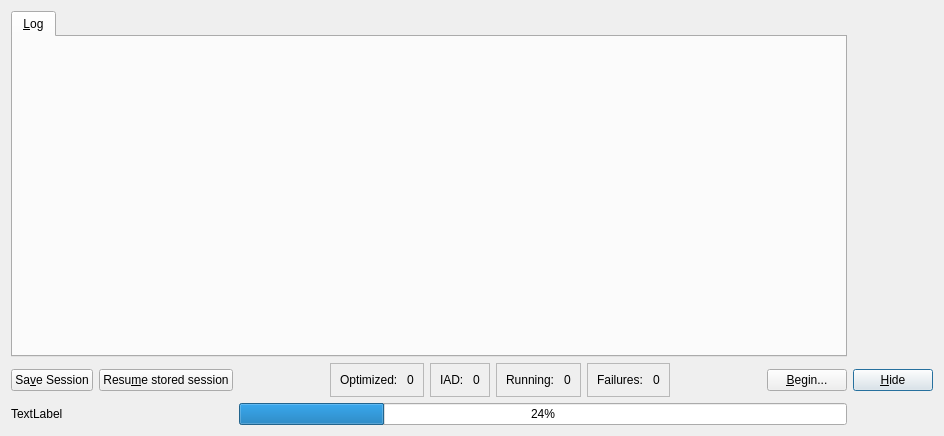
<?xml version="1.0" encoding="UTF-8"?>
<ui version="4.0">
 <class>GlobalSearchDialog</class>
 <widget class="QDialog" name="GlobalSearchDialog">
  <property name="geometry">
   <rect>
    <x>0</x>
    <y>0</y>
    <width>944</width>
    <height>436</height>
   </rect>
  </property>
  <property name="sizePolicy">
   <sizepolicy hsizetype="Preferred" vsizetype="Preferred">
    <horstretch>0</horstretch>
    <verstretch>0</verstretch>
   </sizepolicy>
  </property>
  <property name="windowTitle">
   <string>Generic Global Search Dialog Window</string>
  </property>
  <layout class="QGridLayout" name="gridLayout">
   <item row="4" column="9">
    <widget class="QPushButton" name="pushButton">
     <property name="sizePolicy">
      <sizepolicy hsizetype="Fixed" vsizetype="Fixed">
       <horstretch>0</horstretch>
       <verstretch>0</verstretch>
      </sizepolicy>
     </property>
     <property name="text">
      <string>&amp;Hide</string>
     </property>
    </widget>
   </item>
   <item row="4" column="8">
    <widget class="QPushButton" name="push_begin">
     <property name="sizePolicy">
      <sizepolicy hsizetype="Fixed" vsizetype="Fixed">
       <horstretch>0</horstretch>
       <verstretch>0</verstretch>
      </sizepolicy>
     </property>
     <property name="text">
      <string>&amp;Begin...</string>
     </property>
    </widget>
   </item>
   <item row="4" column="0">
    <widget class="QPushButton" name="push_save">
     <property name="text">
      <string>Sa&amp;ve Session</string>
     </property>
    </widget>
   </item>
   <item row="4" column="1">
    <widget class="QPushButton" name="push_resume">
     <property name="text">
      <string>Resu&amp;me stored session</string>
     </property>
    </widget>
   </item>
   <item row="4" column="3">
    <widget class="QFrame" name="frame">
     <property name="frameShape">
      <enum>QFrame::StyledPanel</enum>
     </property>
     <property name="frameShadow">
      <enum>QFrame::Raised</enum>
     </property>
     <layout class="QGridLayout" name="gridLayout_2">
      <item row="0" column="0">
       <widget class="QLabel" name="label">
        <property name="text">
         <string>Optimized: </string>
        </property>
       </widget>
      </item>
      <item row="0" column="1">
       <widget class="QLabel" name="label_opt">
        <property name="text">
         <string>0</string>
        </property>
       </widget>
      </item>
     </layout>
    </widget>
   </item>
   <item row="4" column="4">
    <widget class="QFrame" name="frame">
     <property name="frameShape">
      <enum>QFrame::StyledPanel</enum>
     </property>
     <property name="frameShadow">
      <enum>QFrame::Raised</enum>
     </property>
     <layout class="QGridLayout" name="gridLayout_4">
      <item row="0" column="0">
       <widget class="QLabel" name="label">
        <property name="text">
         <string>IAD: </string>
        </property>
       </widget>
      </item>
      <item row="0" column="1">
       <widget class="QLabel" name="label_iad">
        <property name="text">
         <string>0</string>
        </property>
       </widget>
      </item>
     </layout>
    </widget>
   </item>
  <item row="4" column="5">
    <widget class="QFrame" name="frame_2">
     <property name="frameShape">
      <enum>QFrame::StyledPanel</enum>
     </property>
     <property name="frameShadow">
      <enum>QFrame::Raised</enum>
     </property>
     <layout class="QGridLayout" name="gridLayout_3">
      <item row="0" column="0">
       <widget class="QLabel" name="label_3">
        <property name="text">
         <string>Running: </string>
        </property>
       </widget>
      </item>
      <item row="0" column="1">
       <widget class="QLabel" name="label_run">
        <property name="text">
         <string>0</string>
        </property>
       </widget>
      </item>
     </layout>
    </widget>
   </item>
   <item row="4" column="6">
    <widget class="QFrame" name="frame_4">
     <property name="frameShape">
      <enum>QFrame::StyledPanel</enum>
     </property>
     <property name="frameShadow">
      <enum>QFrame::Raised</enum>
     </property>
     <layout class="QGridLayout" name="gridLayout_5">
      <item row="0" column="0">
       <widget class="QLabel" name="label_7">
        <property name="text">
         <string>Failures: </string>
        </property>
       </widget>
      </item>
      <item row="0" column="1">
       <widget class="QLabel" name="label_fail">
        <property name="text">
         <string>0</string>
        </property>
       </widget>
      </item>
     </layout>
    </widget>
   </item>
   <item row="2" column="0" colspan="9">
    <widget class="QTabWidget" name="tabs">
     <property name="currentIndex">
      <number>0</number>
     </property>
     <widget class="QWidget" name="tab_log">
      <attribute name="title">
       <string>&amp;Log</string>
      </attribute>
      <layout class="QGridLayout" name="gridLayout_7"/>
     </widget>
    </widget>
   </item>
   <item row="4" column="7">
    <spacer name="horizontalSpacer">
     <property name="orientation">
      <enum>Qt::Horizontal</enum>
     </property>
     <property name="sizeHint" stdset="0">
      <size>
       <width>40</width>
       <height>20</height>
      </size>
     </property>
    </spacer>
   </item>
   <item row="4" column="2">
    <spacer name="horizontalSpacer_2">
     <property name="orientation">
      <enum>Qt::Horizontal</enum>
     </property>
     <property name="sizeHint" stdset="0">
      <size>
       <width>40</width>
       <height>20</height>
      </size>
     </property>
    </spacer>
   </item>
   <item row="5" column="0" colspan="2">
    <widget class="QLabel" name="label_prog">
     <property name="text">
      <string>TextLabel</string>
     </property>
    </widget>
   </item>
   <item row="5" column="2" colspan="7">
    <widget class="QProgressBar" name="progbar">
     <property name="value">
      <number>24</number>
     </property>
    </widget>
   </item>
  </layout>
 </widget>
 <tabstops>
  <tabstop>tabs</tabstop>
  <tabstop>push_save</tabstop>
  <tabstop>push_resume</tabstop>
  <tabstop>push_begin</tabstop>
  <tabstop>pushButton</tabstop>
 </tabstops>
 <resources/>
 <connections>
  <connection>
   <sender>pushButton</sender>
   <signal>clicked()</signal>
   <receiver>GlobalSearchDialog</receiver>
   <slot>accept()</slot>
   <hints>
    <hint type="sourcelabel">
     <x>840</x>
     <y>494</y>
    </hint>
    <hint type="destinationlabel">
     <x>199</x>
     <y>149</y>
    </hint>
   </hints>
  </connection>
 </connections>
</ui>
